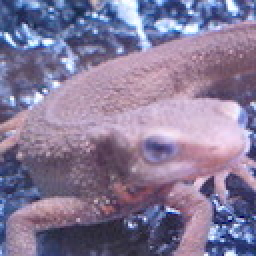
#> input picture Question_61_70/imori.jpg, 128 x 128 px, found by its file name (shown 2 times larger)
$ python question_66.py
#> lines starting #> are read from the running program, lines starting #| are printed output that depends on the picture
import cv2
import numpy as np
import matplotlib.pyplot as plt
import time

# template matching
def rgb2y(img: np.ndarray):
    imgy = 0.2126 * img[..., 2] + 0.7152 * img[..., 1] + 0.0722 * img[..., 0]
    return imgy

def getGxGy(grray: np.ndarray):
    H, W = grray.shape

    gx = np.zeros([H,W],dtype=np.float32)
    gy = np.zeros([H,W],dtype=np.float32)

    for y in range(H):
        for x in range(W):
            gx[y,x] = grray[y,min(x+1,W-1)] - grray[y,max(x-1,0)]
            gy[y,x] = grray[min(y+1,H-1),x] - grray[max(y-1,0),x]

    return gx,gy

def getMagAng(gx: np.ndarray,gy :np.ndarray):
    H, W = gx.shape

    mag = ang = np.zeros([H,W],dtype=np.float32)

    mag = np.sqrt( np.where(gx**2 + gy**2 >= 0, gx**2 + gy**2 , 0))
    # ang = np.arctan(np.where( gx != 0, gy/gx,0 ))
    ang = np.arctan(gy/gx)
    # ang = np.arctan2(gx,gy)
    ang = np.degrees(ang)

    ang[ang<0] += 180

    return mag,ang

def convang(mag:np.ndarray):

    H, W = mag.shape

    out = np.zeros([H,W],dtype=np.uint8)

    for i in range(20,200,20):
        out[(mag[...]< i) & (mag[...] > i-20)] = (i-20)/20

    return out

# get gradient histogram
def gradient_histogram(gradient_quantized, magnitude, N=8):
    # get shape
    H, W = magnitude.shape

    # get cell num
    cell_N_H = H // N
    cell_N_W = W // N
    histogram = np.zeros((cell_N_H, cell_N_W, 9), dtype=np.float32)

    # each pixel
    for y in range(cell_N_H):
        for x in range(cell_N_W):
            for j in range(N):
                for i in range(N):
                    histogram[y, x, gradient_quantized[y * 4 + j, x * 4 + i]] += magnitude[y * 4 + j, x * 4 + i]

    return histogram

def HOG_step1(img):
    # get original image shape
    grray = rgb2y(img)

    H, W = grray.shape

    gx,gy = getGxGy(grray)
    mag,ang = getMagAng(gx,gy)
    qang  = convang(ang)

    return mag,qang

def HOG_step2(magnitude,gradient_quantized):

    hist = gradient_histogram(gradient_quantized,magnitude)

    return hist

# Read image
start_time = time.time()

img  =  cv2.imread("/Users/hiroyukih/vscode/Gasyori100knock/Question_61_70/imori.jpg").astype(np.float32)

# get HOG step1
magnitude, gradient_quantized = HOG_step1(img)
#> in rgb2y, `imgy = 0.2126 * img[..., 2] + 0.7152 * img[..., 1] + 0.0722 * img[...,..`:
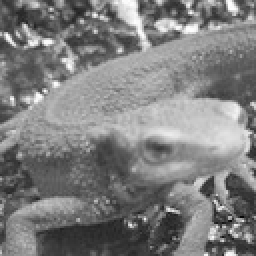
#> imgy: shape (128, 128) float32 (shown 2 times larger); min 6.71, max 254.4, mean 126.7
#> after the loop in getGxGy, `for y in range(H):`:
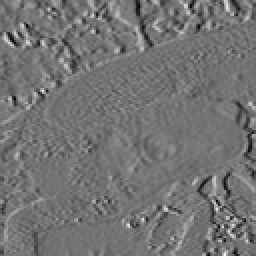
#> gx: shape (128, 128) float32 (shown 2 times larger); min -175, max 211.2, mean -0.1; drawn with min black and max white
#> after the loop in getGxGy, `for y in range(H):`:
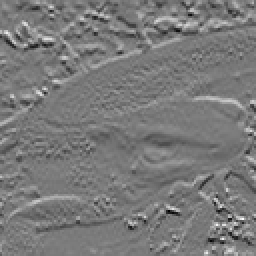
#> gy: shape (128, 128) float32 (shown 2 times larger); min -200.7, max 218, mean -0.4; drawn with min black and max white
#> in getMagAng, `mag = np.sqrt( np.where(gx**2 + gy**2 >= 0, gx**2 + gy**2 , 0))`:
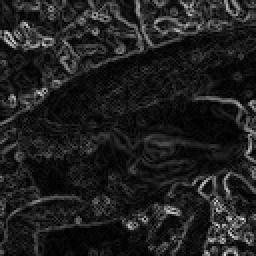
#> mag: shape (128, 128) float32 (shown 2 times larger); min 0.0682, max 230.8, mean 31.7
#> in getMagAng, `ang[ang<0] += 180`:
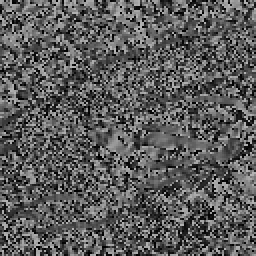
#> ang: shape (128, 128) float32 (shown 2 times larger); min 0, max 180, mean 90.8
#> in HOG_step1, `qang  = convang(ang)`:
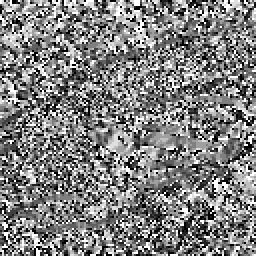
#> qang: shape (128, 128) (shown 2 times larger); min 0, max 8, mean 4.04; drawn with min black and max white


# Write gradient magnitude to file
_magnitude = (magnitude / magnitude.max() * 255).astype(np.uint8)

cv2.imwrite("out_mag.jpg", _magnitude)

# Write gradient angle to file
H, W, C = img.shape
#> H = 128; W = 128; C = 3
out = np.zeros((H, W, 3), dtype=np.uint8)

# define color
C = [[255, 0, 0], [0, 255, 0], [0, 0, 255], [255, 255, 0], [255, 0, 255], [0, 255, 255],
     [127, 127, 0], [127, 0, 127], [0, 127, 127]]

# draw color
for i in range(9):
     out[gradient_quantized == i] = C[i]


cv2.imwrite("out_gra.jpg", out)
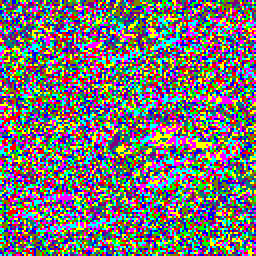
#> saved as out_gra.jpg: shape (128, 128, 3) (shown 2 times larger); mean B, G, R 117.7, 115.5, 118.9

end_time = time.time()
elapsed_time = end_time - start_time
print(f"処理時間: {elapsed_time} 秒")

# Save result
cv2.imwrite("out.jpg", out)
cv2.imshow("result", out)
cv2.waitKey(0)
cv2.destroyAllWindows()
